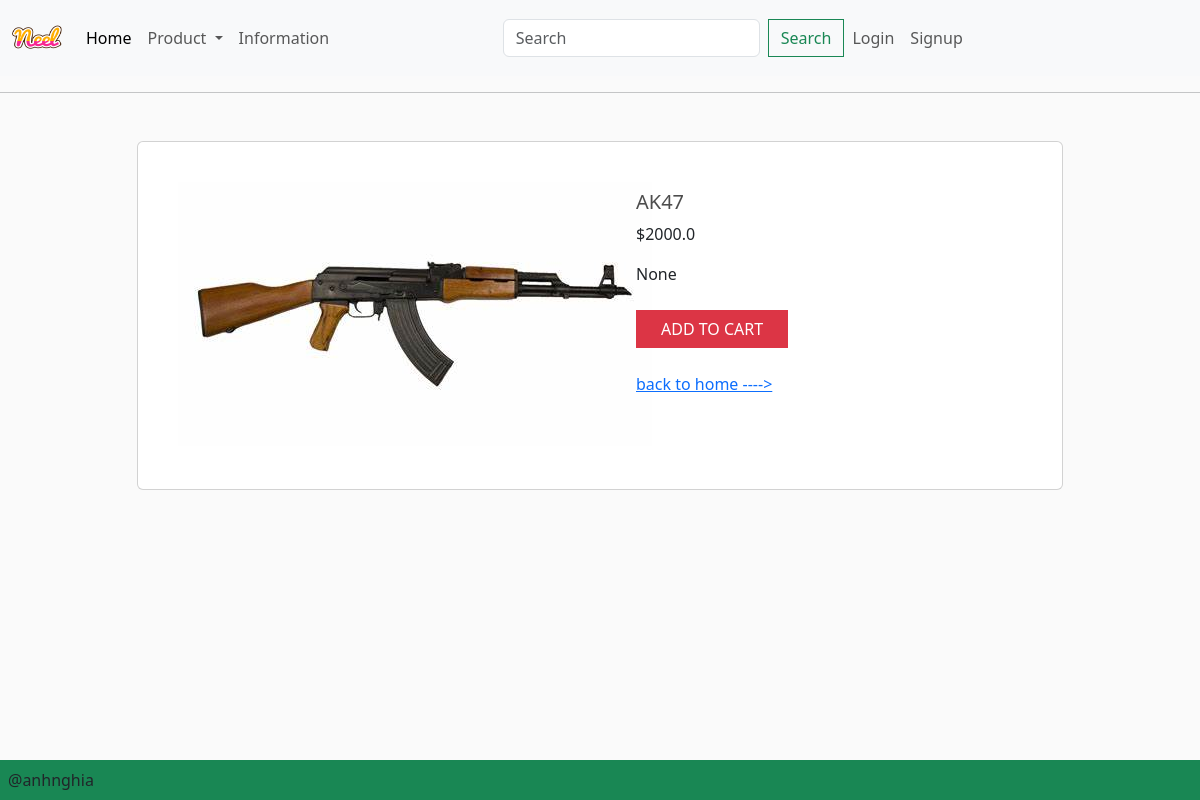
Screenshot of /detail/?id=3 with the database file from the repository.
### app/models.py (models this page shows, shortened)
class Product(models.Model):
    category = models.ManyToManyField(Category, related_name='product')
    name = models.CharField(max_length=200, null=True)
    price = models.FloatField()
    digital = models.BooleanField(default=False, null=True, blank=False)
    image = models.ImageField(null=True, blank=True)
    detail = models.TextField(null=True, blank=True)
    @property
    def imageUrl(self):
        try:
            url = self.image.url
        except:
            url = ''
        return url

### app/views.py (the view)
# urls.py: path('detail/', views.detail, name="detail"),
def detail(request):
    if request.user.is_authenticated:
        customer = request.user
        order, created = Order.objects.get_or_create(customer =customer, complete = False)
        items = order.orderitem_set.all()
        cartItems = order.get_cart_items
        user_not_login = "hidden"
        user_login = "show"
    else:
        items = []
        order = {'get_cart_items':0,'get_cart_total':0}
        cartItems = order['get_cart_items']
        user_not_login = "show"
        user_login = "hidden"
    id = request.GET.get('id','')
    products = Product.objects.filter(id= id)
    categories = Category.objects.filter(is_sub = False)
    context = {'products':products,'categories': categories,'items':items, 'order' :order,'cartItems':cartItems,'user_not_login':user_not_login,'user_login':user_login}
    return render(request, 'app/detail.html', context)

### app/templates/app/detail.html
{% extends "app/base.html" %}
{% load static %}
{% block search %} {% for product in products %}
<div class="container mt-5 mb-5">
  <div class="row d-flex justify-content-center">
    <div class="col-md-10">
      <div class="card">
        <div class="row">
          <div class="col-md-6">
            <div class="images p-3">
              <div class="text-center p-4">
                <img id="main-image" src="{{product.imageUrl}}" width="" />
              </div>
            </div>
          </div>
          <div class="col-md-6">
            <div class="product p-4">
              <div class="mt-4 mb-3">
                <h5 class="text-uppercase">{{product.name}}</h5>
                <div class="price d-flex flex-row align-items-center">
                  <span class="act-price">${{product.price}}</span>
                </div>
              </div>
              <p class="about">{{product.detail}}</p>
              <div class="cart mt-4 align-items-center">
                <button
                  class="btn btn-danger text-uppercase mr-2 px-4 update-cart"
                  data-product="{{product.id}}"
                  data-action="add"
                >
                  Add to cart
                </button>
              </div>
              <br>
                <a href= {% url "home" %}>back to home ----></a>
            </div>
          </div>
        </div>
      </div>
    </div>
  </div>
</div>
{% endfor %} {% endblock search %}

### app/static/app/css/main.css (style rules this page uses)
body { background-color: hsl(0, 0%, 98%); }
h1,h2,h3,h4,h5,h6 { color:hsl(0, 0%, 30%); }
.product { border-radius: 0 0 4px 4px; }
.btn { border-radius: 0; }

### rows the page displays
Product: imageUrl (picture), name "AK47", price "2000.0", detail "None"
